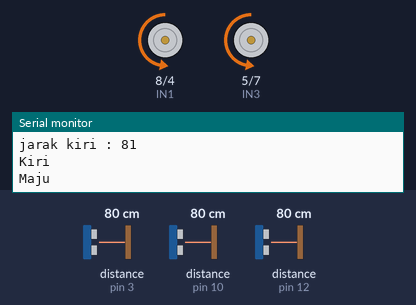
A sketch run on a simulated Arduino Uno, built with avr-gcc and run on an emulated ATmega328P. Shown: motor-driver pin pairs drawn as motors (green arrow = first pin HIGH = forward, orange = second pin HIGH = backward, longer = more drive, scaled by the enable pin), the last lines printed to the serial monitor. The inputs (shaded band) are chosen by the test bench; at power-on: distance to the obstacle (sensors on pin 12, pin 3, pin 10) 80 cm. The echo pulse lasts 58.3 µs per cm.

Above: at 1.4 s.
1.5 s: distance to the obstacle (sensor on pin 12) set to 2 cm
At 1.9 s:
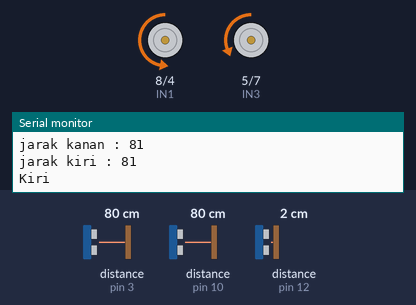
4.9 s: distance to the obstacle (sensor on pin 3) set to 17 cm
8.3 s: distance to the obstacle (sensor on pin 3) set to 14 cm
At 9.1 s:
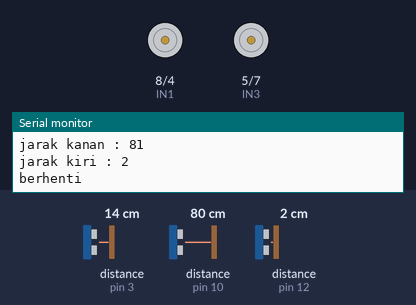
13.6 s: distance to the obstacle (sensor on pin 3) set to 18 cm
At 14.1 s:
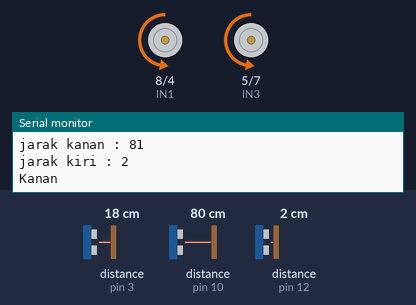
17.0 s: distance to the obstacle (sensor on pin 12) set to 18 cm
At 17.4 s:
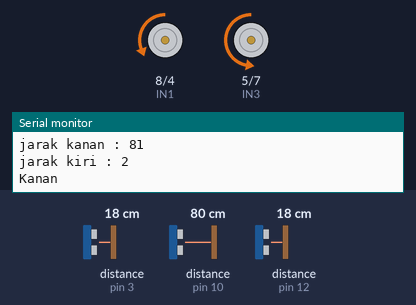
Timing chart, 0 to 21.4 s (numbered marks = the images above; inputs shaded):
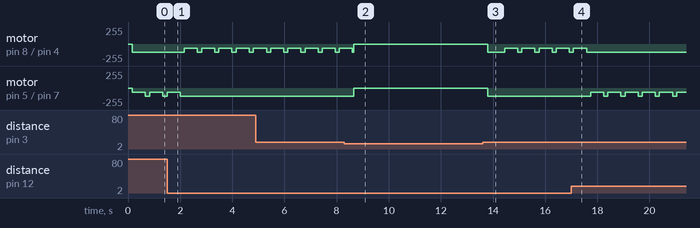

Measured:
- the behaviour switches between 16 and 15 cm on distance to the obstacle (sensor on pin 3) (found by bisection; images 1 and 2)
- after the input at 1.5 s, motor on pin 8 (IN1) / pin 4 (IN2): alternates backward 127/255 for 0.16 s and backward 64/255 for 0.50 s, starting after 0.66 s; motor on pin 5 (IN3) / pin 7 (IN4): goes on until 2.0 s, then stays backward 127/255
- after the input at 8.3 s, motor on pin 5 (IN3) / pin 7 (IN4): backward 127/255 → stopped after 0.36 s
- after the input at 13.6 s, motor on pin 8 (IN1) / pin 4 (IN2): stopped → backward 127/255 after 0.19 s, then repeats every 0.66 s: backward 64/255 0.50 s, backward 127/255 0.16 s; motor on pin 5 (IN3) / pin 7 (IN4): stopped → backward 127/255 after 0.19 s
- after the input at 17.0 s, motor on pin 8 (IN1) / pin 4 (IN2): goes on until 17.6 s, then stays backward 127/255; motor on pin 5 (IN3) / pin 7 (IN4): alternates backward 127/255 for 0.16 s and backward 64/255 for 0.50 s, starting after 0.74 s
- by itself, motor on pin 5 (IN3) / pin 7 (IN4): alternates backward 127/255 for 0.17 s and backward 64/255 for 0.50 s

The sketch:

WallFollowerV2.ino
```cpp
#include <NewPing.h>
#define TRIGGER_PIN1    2
#define ECHO_PIN1       3
#define TRIGGER_PIN2    11
#define ECHO_PIN2       10
#define TRIGGER_PIN3    13
#define ECHO_PIN3       12
#define MAX_DISTANCE    200
int IN1 = 8;
int IN2 = 4;
int IN3 = 5;
int IN4 = 7;
int ENA = 9;
int ENB = 6;
int jdepan=0, jkiri=0, jkanan=0;


NewPing sonar1(TRIGGER_PIN1, ECHO_PIN1, MAX_DISTANCE);
NewPing sonar2(TRIGGER_PIN2, ECHO_PIN2, MAX_DISTANCE);
NewPing sonar3(TRIGGER_PIN3, ECHO_PIN3, MAX_DISTANCE);


void setup() {
  Serial.begin(115200);
  pinMode(ENA, OUTPUT);
  pinMode(ENB, OUTPUT);
  pinMode(IN1, OUTPUT);
  pinMode(IN2, OUTPUT);
  pinMode(IN3, OUTPUT);
  pinMode(IN4, OUTPUT);
}

void loop() {
  jdepan = sonar1.ping_cm();
  jkanan = sonar2.ping_cm();
  jkiri = sonar3.ping_cm();
  delay(50);
  Serial.print("jarak depan : ");
  Serial.print(jdepan);
  Serial.println();
  Serial.print("jarak kanan : ");
  Serial.print(jkanan);
  Serial.println();
  Serial.print("jarak kiri : ");
  Serial.print(jkiri);
  Serial.println();
  if (jdepan <= 15){
  Stop();
  }
  else if (jkiri >= 15 && jkiri <= 15){
  Maju();
  }
  else if(jkiri <= 15){
  delay(100);
  Kanan();
  delay(500);
  Maju();
  }
  else if (jkiri >= 15){
  delay(100);
  Kiri();
  delay(500);
  Maju();
  }
}

void Mundur() {
  analogWrite(ENA, 127);
  analogWrite(ENB, 127);
  digitalWrite(IN1, HIGH);
  digitalWrite(IN2, LOW);
  digitalWrite(IN3, HIGH);
  digitalWrite(IN4, LOW);
  Serial.println("Mundur");
}
void Maju() {
  analogWrite(ENA, 127);
  analogWrite(ENB, 127);
  digitalWrite(IN1, LOW);
  digitalWrite(IN2, HIGH);
  digitalWrite(IN3, LOW);
  digitalWrite(IN4, HIGH);
  Serial.println("Maju");
}
void Stop() {
  analogWrite(ENA, 0);
  analogWrite(ENB, 0);
  digitalWrite(IN1, LOW);
  digitalWrite(IN2, LOW);
  digitalWrite(IN3, LOW);
  digitalWrite(IN4, LOW);
  Serial.println("berhenti");
}

void Kanan() {
  analogWrite(ENA, 64);
  analogWrite(ENB, 127);
  digitalWrite(IN1, LOW);
  digitalWrite(IN2, HIGH);
  digitalWrite(IN3, LOW);
  digitalWrite(IN4, HIGH);
  Serial.println("Kanan");
}
void Kiri() {
  analogWrite(ENA, 127);
  analogWrite(ENB, 64);
  digitalWrite(IN1, LOW);
  digitalWrite(IN2, HIGH);
  digitalWrite(IN3, LOW);
  digitalWrite(IN4, HIGH);
  Serial.println("Kiri");
}
```
